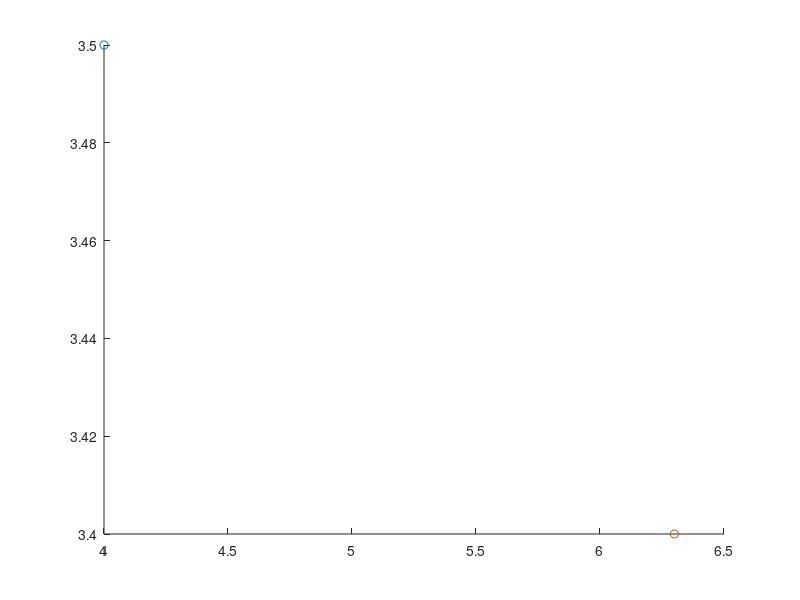

Write the MATLAB code that produced this figure. (Note: this script raises an error after producing the figure.)

Tx = [+4.0, +3.5, 0.85];    % [x, y] Transmitter
Rx = [+6.3, +3.4, 0.85];    % [x, y] Receiever
% Walls
L1 = [+0.0, +1.0, +6.0];    % [A, B, C] -> Ax + By + C = 0
L2 = [+1.0, +0.0, +7.0];    % [A, B, C] -> Ax + By + C = 0
L3 = [+0.0, +1.0, +0.0];    % [A, B, C] -> Ax + By + C = 0
L4 = [+1.0, +0.0, +0.0];    % [A, B, C] -> Ax + By + C = 0
% Obstacles
L5 = [+0.0, +1.0, +5.2];    % [A, B, C] -> Ax + By + C = 0
L6 = [+0.0, +1.0, +0.8];    % [A, B, C] -> Ax + By + C = 0
% Floor
L7 = [+0.0, +1.0, +0.0];    % [A, B, C] -> Ax + By + C = 0
L8 = [+0.0, +1.0, +5.0];    % [A, B, C] -> Ax + By + C = 0


walls = [L1; L2; L3; L4; L5; L6];
floor = [L7; L8];
p = 0:0.1:7;
SOL = 3e8;

figure(1);
scatter(Tx(1), Tx(2));
hold on;
scatter(Rx(1), Rx(2));

len = norm(Rx - Tx);
cosAngle = 1;
for L = walls'
    TxP = ProjectionPoint(Tx, L);
    RxP = ProjectionPoint(Rx, L);
    k = norm(RxP - Rx(1:2))/norm(TxP - Tx(1:2));
    l = norm(TxP - RxP);
    direction = (RxP - TxP)/l;
    %Reflection Point
    Rp = TxP + direction*(l/(k+1));
    path = norm(Tx(1:2) - Rp) + norm(Rp - Rx(1:2));
    len = [len, path];
    [X, Y] = ToParamteric(L, p);
    %Angle
    aSq = (Rx(1) - Tx(1))^2 + (Rx(2) - Tx(2))^2;
    b = norm(Tx(1:2) - Rp);
    c = norm(Rp - Rx(1:2));
    cosAngle = [cosAngle, -(aSq - b^2 - c^2)/(4*b*c)];
    
    scatter(X, Y, '.k');
    scatter(Rp(1), Rp(2), 'r', 'filled');
    %scatter(RxP(1), RxP(2), 'b', 'filled');
    %scatter(TxP(1), TxP(2), 'b', 'filled');
    
end
for L = floor'
    tx = [0.0, Tx(3)];
    aSq = (Rx(1) - Tx(1))^2 + (Rx(2) - Tx(2))^2;
    los = sqrt(aSq);
    rx = [los, Rx(3)];
    
    TxP = ProjectionPoint(tx, L);
    RxP = ProjectionPoint(rx, L);
    k = norm(RxP - rx)/norm(TxP - tx);
    l = norm(TxP - RxP);
    direction = (RxP - TxP)/l;
    %Reflection Point
    Rp = TxP + direction*(l/(k+1));
    path = norm(tx - Rp) + norm(Rp - rx);
    len = [len, path];
    [X, Y] = ToParamteric(L, p);
    %Angle
    b = norm(Tx(1:2) - Rp);
    c = norm(Rp - Rx(1:2));
    cosAngle = [cosAngle, (b^2 + c^2 - aSq)/(4*b*c)];
    
    scatter(X, Y, '.b');
    scatter(Rp(1), Rp(2), 'r', 'filled');
end

hold off;
xlim([-0.1, 7.1]);
ylim([-0.1, 6.1]);
figure(2);

pow0 = 1;
alpha = 2;
sinAngle = sqrt(1 - cosAngle.^2);

n1 = 1; n2 = 8;
%Snell's law
sinAngle2 = sinAngle.*n1./n2;
cosAngle2 = sqrt(1 - sinAngle2.^2);
%Fresnel's formula
Q = (n1.*cosAngle - n2.*cosAngle2)./(n1.*cosAngle + n2.*cosAngle2);

powDecay = Q.^2.*pow0./(len.^(alpha));
time = len/SOL*1e9;

%scatter(time, powDecay);
plot(ex1_time, ex1_ampl, 'd', time, powDecay, 'or')


%%
%--------------------
L = L2;

TxP = ProjectionPoint(Tx, L);
RxP = ProjectionPoint(Rx, L);
k = norm(RxP - Rx)/norm(TxP - Tx);
l = norm(TxP - RxP);
normal = (RxP - TxP)/l;
%Reflection Point
Rp = TxP + normal.*(l/(k+1)); 

%--------------------
% Parametric equation
p = 0:0.1:7;
[X, Y] = ToParamteric(L, p);

scatter(X, Y, '+');
hold on;
scatter(Tx(1), Tx(2), 'd');
scatter(Rx(1), Rx(2));
scatter(Rp(1), Rp(2));
hold off;
%x = 0:0.1:7;
%y = 0:0.1:6;


